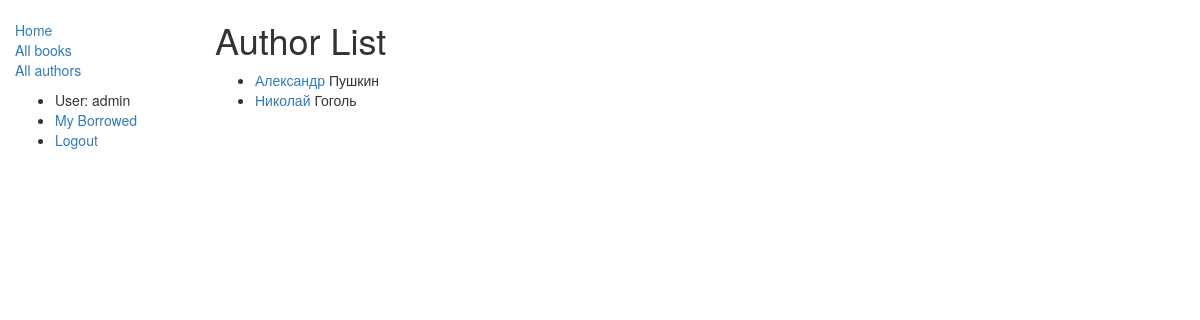
The app's page /catalog/authors/ (signed in) with its own data.
### catalog/models.py (models this page shows, shortened)
class Author(models.Model):
    first_name = models.CharField(max_length=100)
    last_name = models.CharField(max_length=100)
    date_of_birth = models.DateField(null=True, blank=True)
    date_of_death = models.DateField('Died', null=True, blank=True)
    def get_absolute_url(self):
        return reverse('author-detail', args=[str(self.id)])

### catalog/views.py (the view)
# urls.py: path('authors/', views.AuthorListView.as_view(), name='authors'),
class AuthorListView(generic.ListView):
    model = Author

### catalog/templates/catalog/author_list.html (shortened to what this page needs)
{% extends "base_generic.html" %}
{% block content %}
    <h1>Author List</h1>
    {% if author_list %}
    <ul>
      {% for author in author_list %}
      <li>
          <a href="{{ author.get_absolute_url }}">{{ author.last_name}}</a> {{author.first_name}}
      </li>
      {% endfor %}
    </ul>
    {% else %}
      <p>There are no books in the library.</p>
    {% endif %}
{% endblock %}

### catalog/templates/base_generic.html (shortened to what this page needs)
<!DOCTYPE html>
<html lang="en">
<head>
  <link rel="stylesheet" href="https://maxcdn.bootstrapcdn.com/bootstrap/3.3.7/css/bootstrap.min.css">
  {% load static %}
  <link rel="stylesheet" href="{% static 'css/styles.css' %}">
</head>
<body>
  <div class="container-fluid">
    <div class="row">
      <div class="col-sm-2">
      {% block sidebar %}
      <ul class="sidebar-nav">
          <li><a href="{% url 'index' %}">Home</a></li>
          <li><a href="{% url 'books' %}">All books</a></li>
          <li><a href="{% url 'authors' %}">All authors</a></li>
      </ul>
      <ul>
          {% if user.is_authenticated %}
            <li>User: {{ user.get_username }}</li>
            <li><a href="{% url 'my-borrowed' %}">My Borrowed</a></li>
            <li><a href="{% url 'logout'%}?next={{request.path}}">Logout</a></li>
          {% else %}
            <li><a href="{% url 'login'%}?next={{request.path}}">Login</a></li>
          {% endif %}
      </ul>
     {% endblock %}
      </div>
      <div class="col-sm-10 ">
      {% block content %}{% endblock %}
      </div>
    </div>
  </div>
</body>
</html>

### catalog/static/css/styles.css (style rules this page uses)
.sidebar-nav { margin-top: 20px; padding: 0; list-style: none; }

### records on screen
Author: last_name "Александр", first_name "Пушкин"
Author: last_name "Николай", first_name "Гоголь"

### other values on screen
{{ user.get_username }} "admin"
